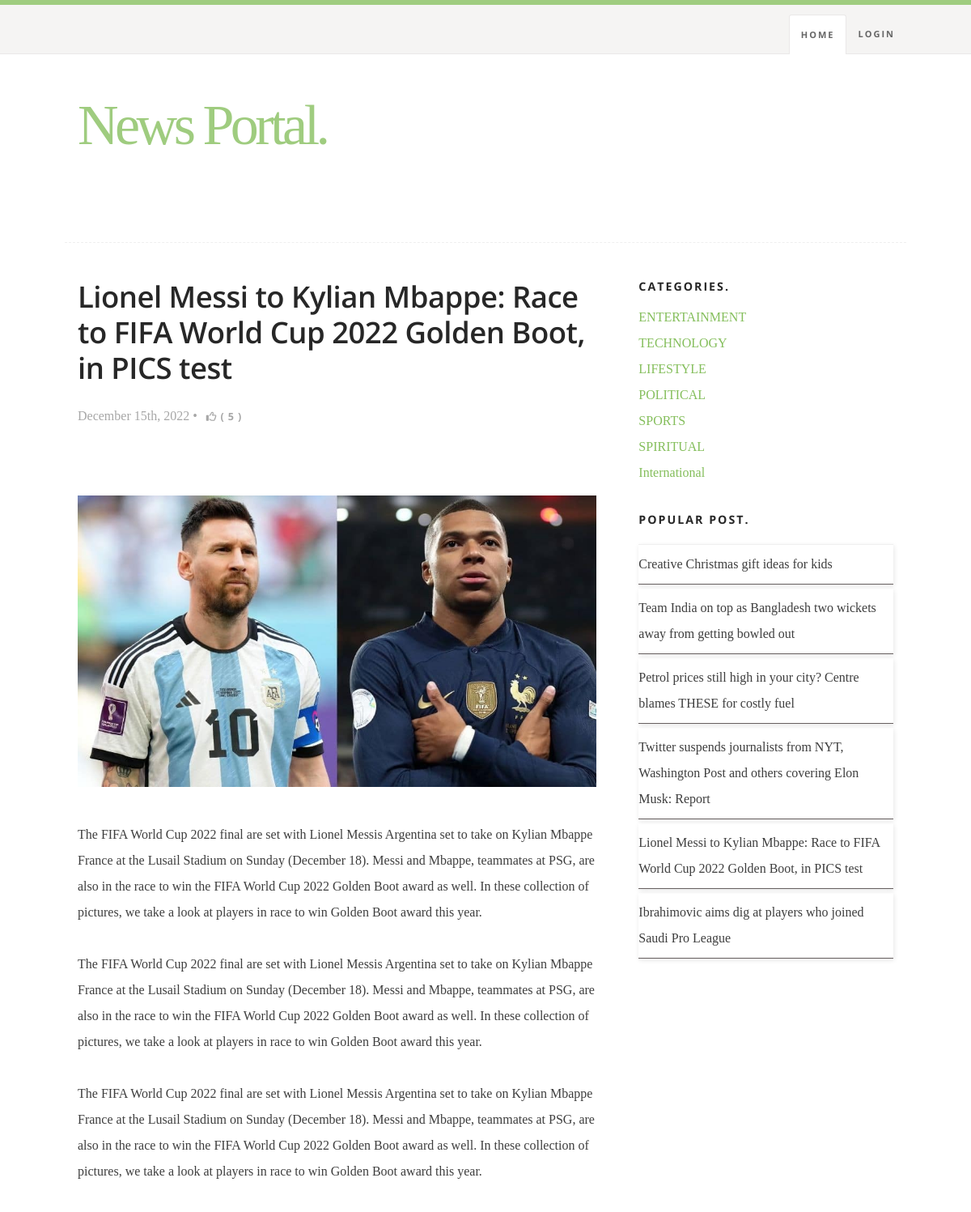
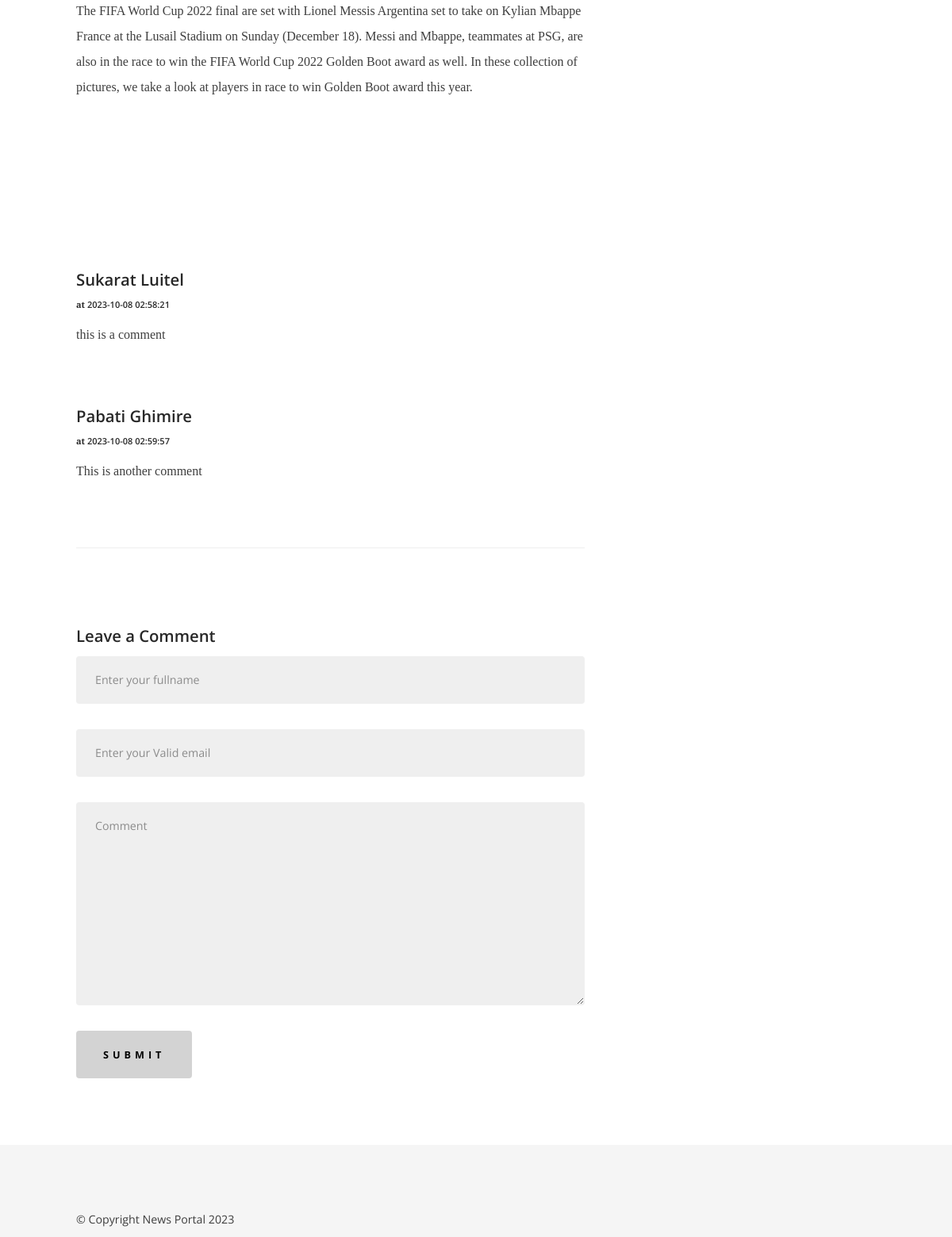
Page /single.php?id=4 on the committed database (2 pictures, top to bottom).
### tables this page shows
CREATE TABLE IF NOT EXISTS `tblposts` (
  `id` int NOT NULL AUTO_INCREMENT,
  `PostTitle` longtext,
  `CategoryId` int DEFAULT NULL,
  `SubCategoryId` int DEFAULT NULL,
  `PostDetails` longtext,
  `PostingDate` timestamp NULL DEFAULT CURRENT_TIMESTAMP,
  `UpdationDate` timestamp NULL DEFAULT NULL ON UPDATE CURRENT_TIMESTAMP,
  `Is_Active` int DEFAULT NULL,
  `PostUrl` mediumtext,
  `PostImage` varchar(255) DEFAULT NULL,
  `likeCount` int DEFAULT NULL,
  `postedBy` varchar(255) DEFAULT NULL,
  `lastUpdatedBy` varchar(255) DEFAULT NULL,
  PRIMARY KEY (`id`),
  KEY `id` (`id`),
  KEY `postcatid` (`CategoryId`),
  KEY `postsucatid` (`SubCategoryId`),
  KEY `subadmin` (`postedBy`)
);

CREATE TABLE IF NOT EXISTS `tblcomments` (
  `id` int NOT NULL AUTO_INCREMENT,
  `postId` int DEFAULT NULL,
  `name` varchar(120) DEFAULT NULL,
  `email` varchar(150) DEFAULT NULL,
  `comment` mediumtext,
  `postingDate` timestamp NULL DEFAULT CURRENT_TIMESTAMP,
  `status` int DEFAULT NULL,
  PRIMARY KEY (`id`),
  KEY `id` (`id`),
  KEY `postId` (`postId`)
);

CREATE TABLE IF NOT EXISTS `tblcategory` (
  `id` int NOT NULL AUTO_INCREMENT,
  `CategoryName` varchar(200) DEFAULT NULL,
  `Description` mediumtext,
  `PostingDate` timestamp NULL DEFAULT CURRENT_TIMESTAMP,
  `UpdationDate` timestamp NULL DEFAULT NULL ON UPDATE CURRENT_TIMESTAMP,
  `Is_Active` int DEFAULT NULL,
  PRIMARY KEY (`id`)
);

### single.php (the view, shortened to what this page needs)
<?php
include('includes/header.php');
require_once('includes/connection.php');
?>
<div class="s-content">
    <div class="row">
        <div id="main" class="s-content__main large-8 column">
            <?php
            $id = $_GET['id'];
            $sql = "SELECT id, PostTitle, PostingDate, PostDetails, PostImage, likeCount FROM tblposts WHERE id = $id";
            $result = $conn->query($sql);
            if ($result->num_rows > 0) {
                while ($row = $result->fetch_assoc()) { ?>
                    <article class="entry">
                        <header class="entry__header">
                            <h2 class="entry__title h1">
                                <a href="single.php" title=""><?= $row['PostTitle'] ?></a>
                            </h2>
                            <div class="entry__meta">
                                <ul>
                                    <li><?= date("F jS, Y", strtotime($row['PostingDate'])); ?></li>
                                    <li>
                                        <form action="" method="post">
                                            <button type="submit" name="like_btn" class="like_btn">
                                                <i class="fa-regular fa-thumbs-up"></i>(<?= $row['likeCount'] ?>)</button>
                                        </form>
                                </ul>
                            </div>
                        </header>
                        <div class="featured-img">
                            <img src="images/post_images/<?= $row['PostImage'] ?>" alt="">
                        </div>
                        <div class="entry__content">
                            <p>
                                <?= $row['PostDetails']; ?>
                            </p>
                        </div>
                    </article>
                <?php }
            }
            ?>
            <div class="col-md-8">
                <?php
                $sts = 1;
                $query = mysqli_query($conn, "select name,comment,postingDate from  tblcomments where postId='$id' and status='$sts'");
                while ($row = mysqli_fetch_array($query)) {
                    ?>
                <div class="media mb-4">
                    <div class="media-body">
                        <h5 class="mt-0"><?php echo htmlentities($row['name']); ?> <br />
                            <span style="font-size:11px;"><b>at</b>
                                <?php echo htmlentities($row['postingDate']); ?></span>
                        </h5>
                        <?php echo htmlentities($row['comment']); ?>
                    </div>
                </div>
                <?php } ?>
            </div>
            <div class="col-md-8">
                <hr>
                <div class="card my-4 bg-transparent border-0">
                    <h5 class="card-header bg-transparent border-0">Leave a Comment</h5>
                    <div class="card-body">
                        <form name="Comment" method="post">
                            <div class="form-group">
                                <input type="text" name="name" class="form-control rounded-0"
                                    placeholder="Enter your fullname" required>
                            </div>
                            <div class="form-group">
                                <input type="email" name="email" class="form-control rounded-0"
                                    placeholder="Enter your Valid email" required>
                            </div>
                            <div class="form-group">
                                <textarea class="form-control rounded-0" name="comment" rows="3" placeholder="Comment"
                                    required></textarea>
                            </div>
                            <button type="submit" class="btn btn-danger" name="submit">Submit</button>
                        </form>
                    </div>
                </div>
            </div>
        </div>
        <?php
        include('includes/sidebar.php');
        ?>
    </div>
</div>
<?php
include('includes/footer.php');
?>

### includes/sidebar.php
<div id="sidebar" class="s-content__sidebar large-4 column">
    <div class="widget widget--categories">
        <h3 class="h6">Categories.</h3>
        <ul>
            <?php
            $sql = "SELECT id, CategoryName FROM tblcategory";
            $result = $conn->query($sql);
            if ($result->num_rows > 0) {
                while ($row = $result->fetch_assoc()) {
                    echo '<li><a href="/category-archive.php?id=' . $row["id"] . '" title="">' . $row["CategoryName"] . '</a></li>';
                }
            }
            ?>
        </ul>
    </div>
    <div class="widget widget_popular">
        <h3 class="h6">Popular Post.</h3>
        <ul class="link-list">
            <?php
            $sql = "SELECT id, PostTitle FROM tblposts ORDER BY likeCount DESC";
            $result = $conn->query($sql);
            if ($result->num_rows > 0) {
                while ($row = $result->fetch_assoc()) {
                    echo '<li><a href="/single.php?id=' . $row["id"] . '">' . $row["PostTitle"] . '</a></li>';
                }
            }
            ?>
        </ul>
    </div>
</div>

### css/base.css (style rules this page uses)
html { line-height: 1.15; -webkit-text-size-adjust: 100%; }
body { margin: 0; }
hr { -webkit-box-sizing: content-box; box-sizing: content-box; height: 0; overflow: visible; }
a { background-color: transparent; }
b, strong { font-weight: bolder; }
img { border-style: none; }
button, input, optgroup, select, textarea { font-family: inherit; font-size: 100%; line-height: 1.15; margin: 0; }
button, input { overflow: visible; }
button, select { text-transform: none; }
button, [type="button"], [type="reset"], [type="submit"] { -webkit-appearance: button; }
textarea { overflow: auto; }
html { font-size: 62.5%; -webkit-box-sizing: border-box; box-sizing: border-box; }
*, *::before, *::after { -webkit-box-sizing: inherit; box-sizing: inherit; }
body { font-weight: normal; line-height: 1; word-wrap: break-word; -moz-font-smoothing: grayscale; -moz-osx-font-smoothing: grayscale; -webkit-font-smoothing: antialiased; -webkit-overflow-scrolling: touch; -webkit-text-size-adjust: none; }
svg, img, video embed, iframe, object { max-width: 100%; height: auto; }
div, dl, dt, dd, ul, ol, li, h1, h2, h3, h4, h5, h6, pre, form, p, blockquote, th, td { margin: 0; padding: 0; }
p { font-size: inherit; text-rendering: optimizeLegibility; }
em, i { font-style: italic; line-height: inherit; }
strong, b { font-weight: bold; line-height: inherit; }
ol, ul { list-style: none; }
li { display: block; }
a { text-decoration: none; line-height: inherit; }
input[type="email"], input[type="number"], input[type="search"], input[type="text"], input[type="tel"], input[type="url"], input[type="password"], textarea { -webkit-appearance: none; -moz-appearance: none; appearance: none; }
.row { width: 92%; max-width: 1040px; margin: 0 auto; display: -ms-flexbox; display: -webkit-box; display: flex; -ms-flex-flow: row wrap; -webkit-box-orient: horizontal; -webkit-box-direction: normal; flex-flow: row wrap; }
.column { -ms-flex: 1 1 0%; -webkit-box-flex: 1; flex: 1 1 0%; padding: 0 20px; }
.large-4 { -ms-flex: 0 0 33.33333%; -webkit-box-flex: 0; flex: 0 0 33.33333%; max-width: 33.33333%; }
.large-8 { -ms-flex: 0 0 66.66667%; -webkit-box-flex: 0; flex: 0 0 66.66667%; max-width: 66.66667%; }
@media screen and (max-width:1200px) { .column { padding: 0 16px; } }
.like_btn { background: none !important; border: none !important; color: inherit; padding: 0 5px; }

### rows in the picture
tblposts: PostTitle "Lionel Messi to Kylian Mbappe: Race to FIFA World Cup 2022 Golden Boot, in PICS test", PostingDate "December 15th, 2022", likeCount "5", PostImage (picture), PostDetails "The FIFA World Cup 2022 final are set with Lionel Messis Argentina set to take on Kylian Mbappe France at the Lusail Stadium on Sunday (December 18). Messi and Mbappe, teammates at PSG, are also in the race to win the FIFA World Cup 2022 Golden Boot award as well. In these collection of pictures, we take a look at players in race to win Golden Boot award this year. The FIFA World Cup 2022 final are set with Lionel Messis Argentina set to take on Kylian Mbappe France at the Lusail Stadium on Sunday (December 18). Messi and Mbappe, teammates at PSG, are also in the race to win the FIFA World Cup 2022 Golden Boot award as well. In these collection of pictures, we take a look at players in race…"
tblcomments: name "Sukarat Luitel", postingDate "2023-10-08 02:58:21", comment "this is a comment"
tblcomments: name "Pabati Ghimire", postingDate "2023-10-08 02:59:57", comment "This is another comment"
tblcategory: CategoryName "ENTERTAINMENT"
tblcategory: CategoryName "TECHNOLOGY"
tblcategory: CategoryName "LIFESTYLE"
tblcategory: CategoryName "POLITICAL"
tblcategory: CategoryName "SPORTS"
tblcategory: CategoryName "SPIRITUAL"
tblcategory: CategoryName "International"
tblposts: PostTitle "Creative Christmas gift ideas for kids"
tblposts: PostTitle "Team India on top as Bangladesh two wickets away from getting bowled out"
tblposts: PostTitle "Petrol prices still high in your city? Centre blames THESE for costly fuel"
tblposts: PostTitle "Twitter suspends journalists from NYT, Washington Post and others covering Elon Musk: Report"
tblposts: PostTitle "Ibrahimovic aims dig at players who joined Saudi Pro League"

### other values in the picture
$loginText "LOGIN"
